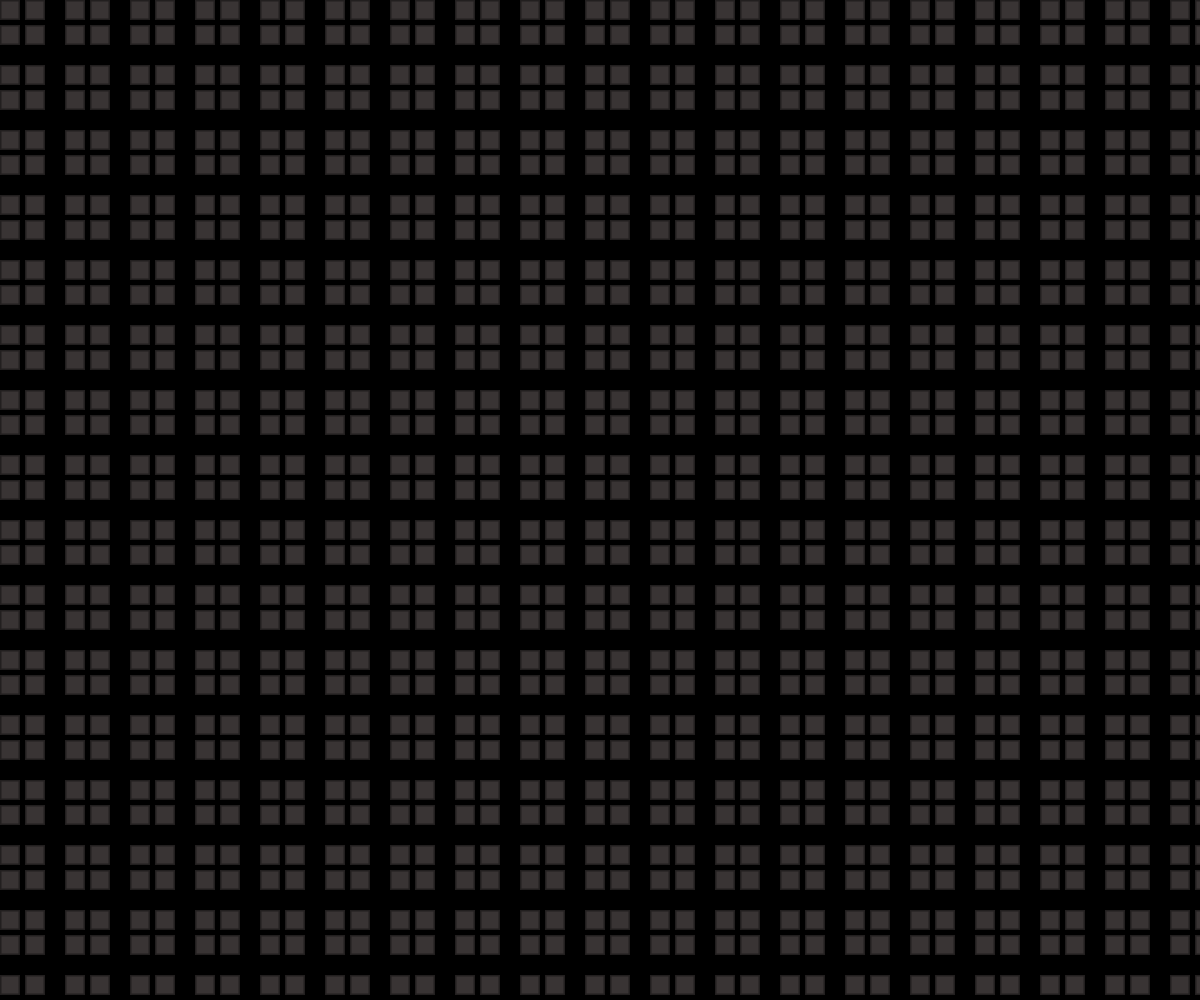
Frame 1 (no input)
Frame 60 (no input): identical to frame 1, image omitted
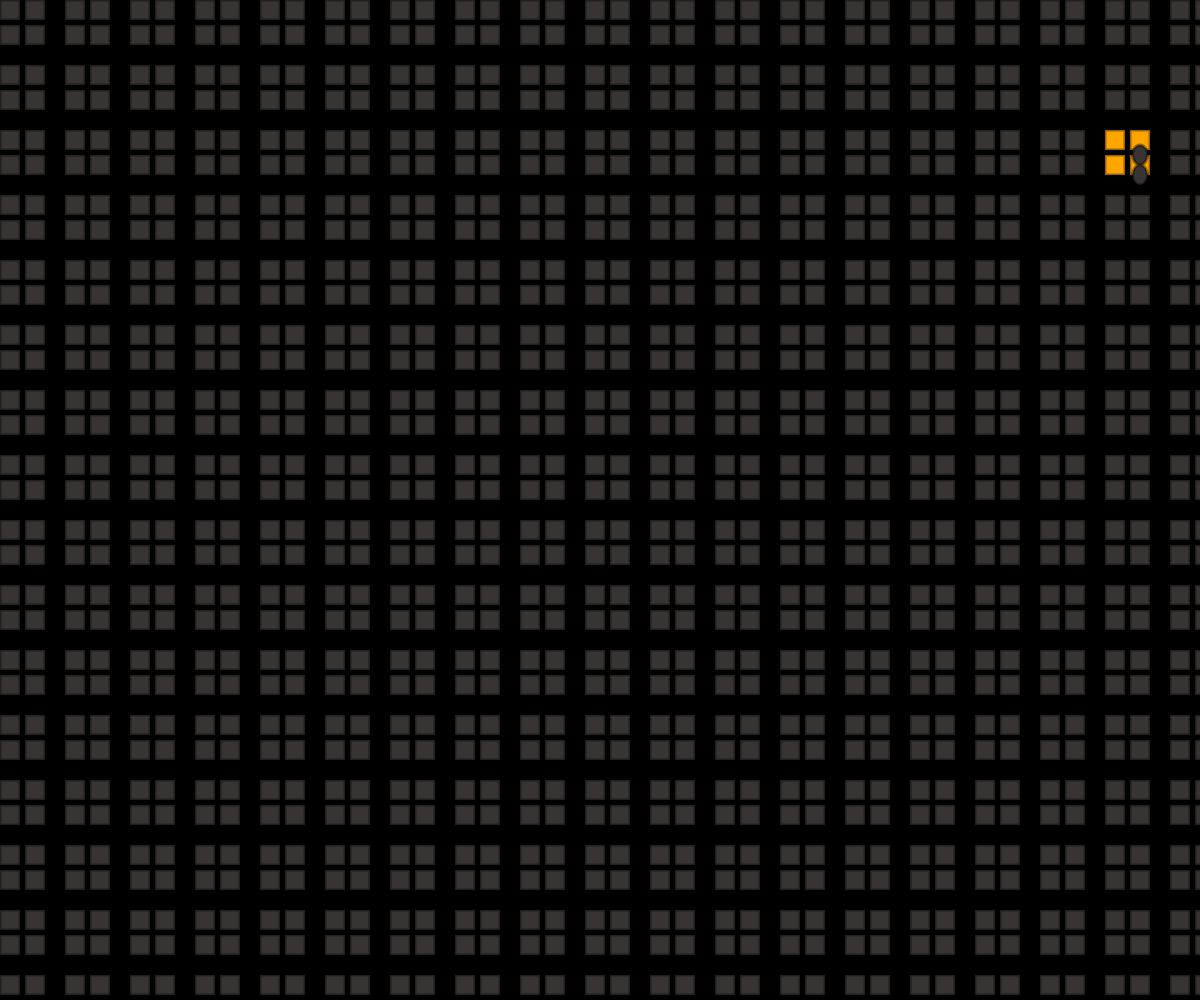
Frame 120 (the mouse pressed at the canvas centre since frame 60)

The p5.js sketch that drew these frames (run headless with seeded random() and noise() and a simulated clock; from frame 60 on, the mouse is pressed at the canvas centre):

// p5.js sketch
// ── sketch.js
const GAP = 5;
const SIZE = 25;
const COLORS = [
  "blue",
  "orange",
  "green",
  "yellow",
  "red",
  "purple",
  "pink",
  "cyan",
  "magenta",
  "lime",
  "teal",
  "indigo",
  "violet",
  "turquoise",
  "beige",
  "maroon",
  "navy",
  "gold",
  "lavender",
  "coral",
  "salmon",
  "chocolate",
  "tan",
  "plum",
  "orchid",
  "olive",
  "khaki",
  "crimson",
  "azure",
  "chartreuse",
  "fuchsia",
  "sienna",
  "terracotta",
];
const updateInterval = 1000; // Update every n milliseconds
let lastUpdateTime = 0;
let winds = [];
let colorCounter = 0;

function setup() {
  createCanvas(windowWidth, windowHeight);

  let xPointer = 0;

  while (xPointer < windowWidth) {
    let yPointer = 0;
    while (yPointer < windowHeight) {
      winds.push(new Window(xPointer, yPointer, "#393434"));
      yPointer += 2 * SIZE + GAP * 3;
    }
    xPointer += 2 * SIZE + GAP * 3;
  }

  background("black");
  winds.forEach((window) => {
    window.display();
  });
}

function draw() {

  let time_now = millis();
  if (time_now - lastUpdateTime > updateInterval) {
    colorCounter++;
    let randomWindow = Math.floor(Math.random() * winds.length);

    winds[randomWindow].updateColor(COLORS[colorCounter % COLORS.length]);
    winds[randomWindow].addPerson();
    winds[randomWindow].display();
    lastUpdateTime = time_now;
  }
}

class Window {
  constructor(x, y, color = "orange") {
    this.x = x;
    this.y = y;
    this.color = color;
    this.hasPerson = false;
    this.needsRedraw = true;
  }

  display() {
    if (this.needsRedraw) {
      fill(this.color);
      stroke(0, 100);
      strokeWeight(3);

      for (let i = 0; i < 4; i++) {
        square(
          (i % 2) * SIZE + this.x,
          Math.floor(i / 2) * SIZE + this.y,
          SIZE - GAP
        );
      }

      if (this.hasPerson) {
        fill("#393434");
        ellipse(this.x + SIZE + 10, this.y + SIZE, 15, 20);
        ellipse(this.x + SIZE + 10, this.y + 20 + SIZE, 15, 20);
      }
      this.needsRedraw = false;
    }
  }

  updateColor(color) {
    this.color = color;
    this.needsRedraw = true;
  }

  addPerson() {
    this.hasPerson = true;
    this.needsRedraw = true;
  }
}
